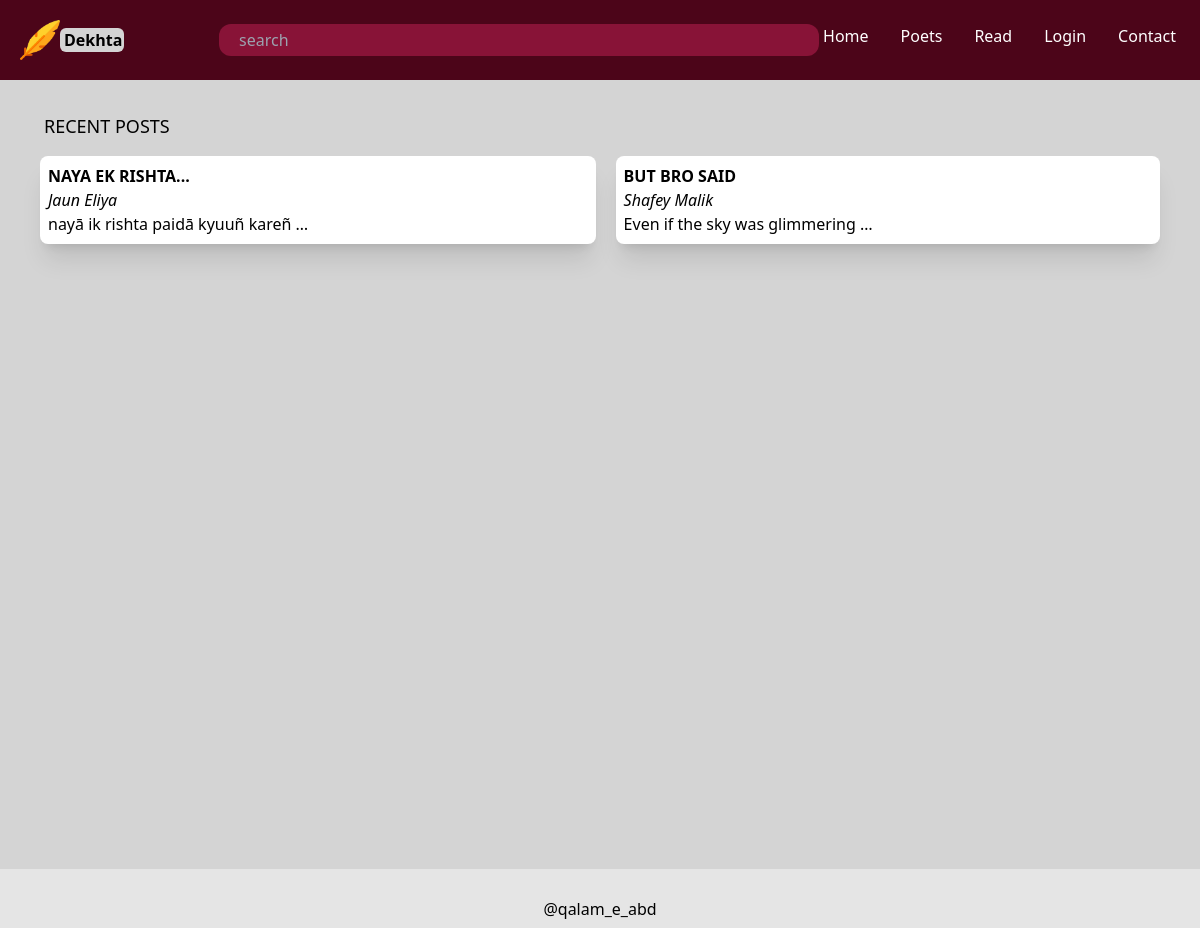
The page / on the database its author committed.
### dekhta/models.py (models this page shows, shortened)
class Post(models.Model):
    title = models.CharField(max_length = 40, null = True)
    d_time = models.DateTimeField(default=datetime.now())
    data = models.TextField()
    poet_id = models.ForeignKey('Poets', on_delete=models.CASCADE, default=-1)

class Poets(models.Model):
    user = models.OneToOneField(User, on_delete=models.CASCADE, null=True)
    first_name = models.CharField(max_length = 25)
    last_name = models.CharField(max_length = 25)
    posts_count = models.IntegerField(default = 0)

### dekhta/views.py (the view)
# urls.py: path('', views.home, name = 'home'),
def home(request):
    all_posts = Post.objects.all().order_by('-id')[:5].values()
    poets = Poets.objects.all().values()
    return render(request, 'index.html',{'allposts':all_posts, 'poet':poets})

### dekhta/templates/index.html
{% extends 'navbar.html' %}
{% block content %}
<main class="bg-neutral-300 px-5 md:px-10 h-[85vh] ">
    <p class="pl-1 pt-8 pb-0 text-lg">RECENT POSTS</p>
    <div class="grid grid-flow-row space-y-4  md:grid-flow-col md:space-x-5 ">
        {% for p in allposts %}
        <div class="bg-white rounded-lg shadow-xl mt-4 p-2  cursor-pointer hover:bg-rose-100 ">
            <h1 class="font-bold">{{p.title|upper}}</h1>
            {% for q in poet %}
                {% if p.poet_id_id is q.id %}
                    <h2 class="italic">{{q.first_name}} {{q.last_name}}</h2>
                {% endif %}
            {% endfor %}
            {{p.data|linebreaks|truncatewords:6}}
        </div>
        {% endfor %}
    </div>
</main>
{% endblock content %}

### rows shown on the page
Post: title "NAYA EK RISHTA...", data "nayā ik rishta paidā kyuuñ kareñ …"
Poets: first_name "Jaun", last_name "Eliya"
Post: title "BUT BRO SAID", data "Even if the sky was glimmering …"
Poets: first_name "Shafey", last_name "Malik"
